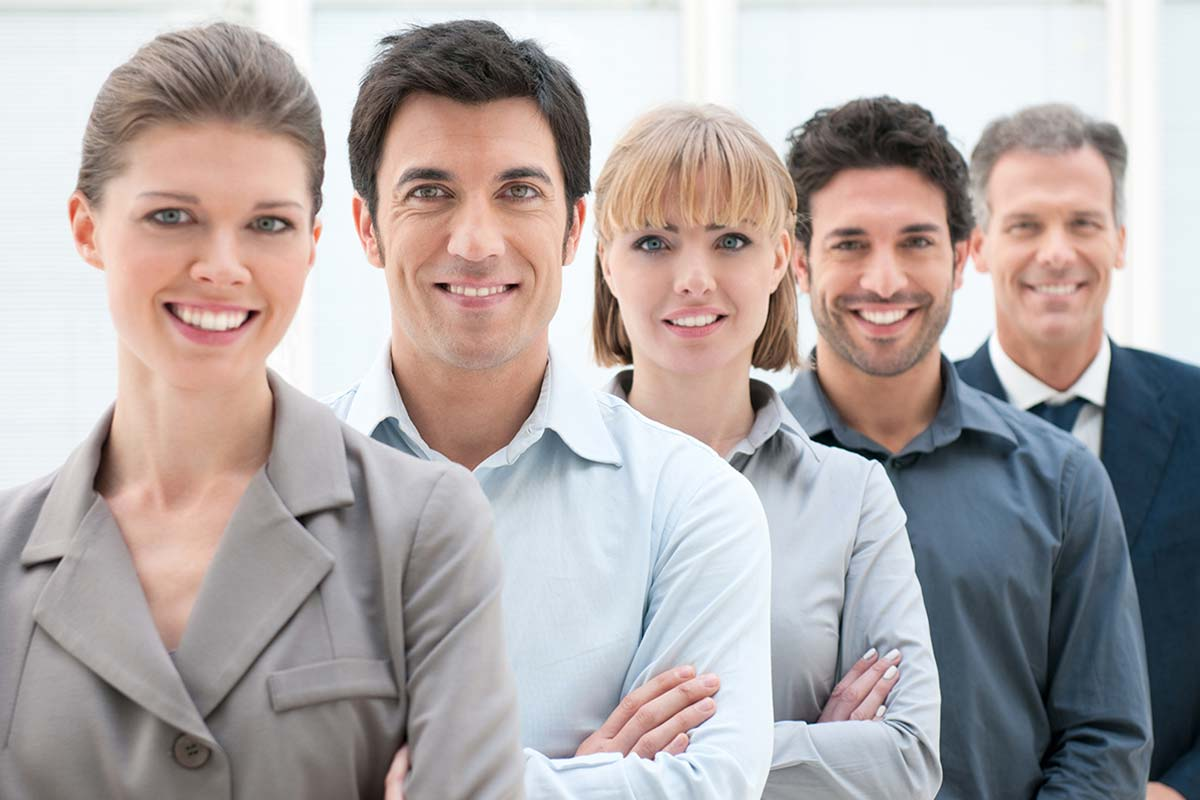
#> input picture Detection/faceDetector/data/images/faces.jpg, 1200 x 800 px
$ python haarcascade_faceDetector.py
#> lines starting #> are read from the running program, lines starting #| are printed output that depends on the picture; after the words box and inside, x2 and y2 are one past the last pixel; in counts of white or black regions, pixels touching at a corner belong together
import cv2

if __name__ == '__main__':
    # Пути к данным
    path_image = 'data/images/faces.jpg'
    path_cascade = 'data/haarcascade/haarcascade_frontalface_default.xml'

    # Загрузка данных
    img = cv2.imread(path_image)
#> img is the input picture: shape (800, 1200, 3); mean B, G, R 167.2, 167.9, 176.4
    face_cascade = cv2.CascadeClassifier(path_cascade)

    # Подготовка данных
    gray = cv2.cvtColor(img, cv2.COLOR_BGR2GRAY)
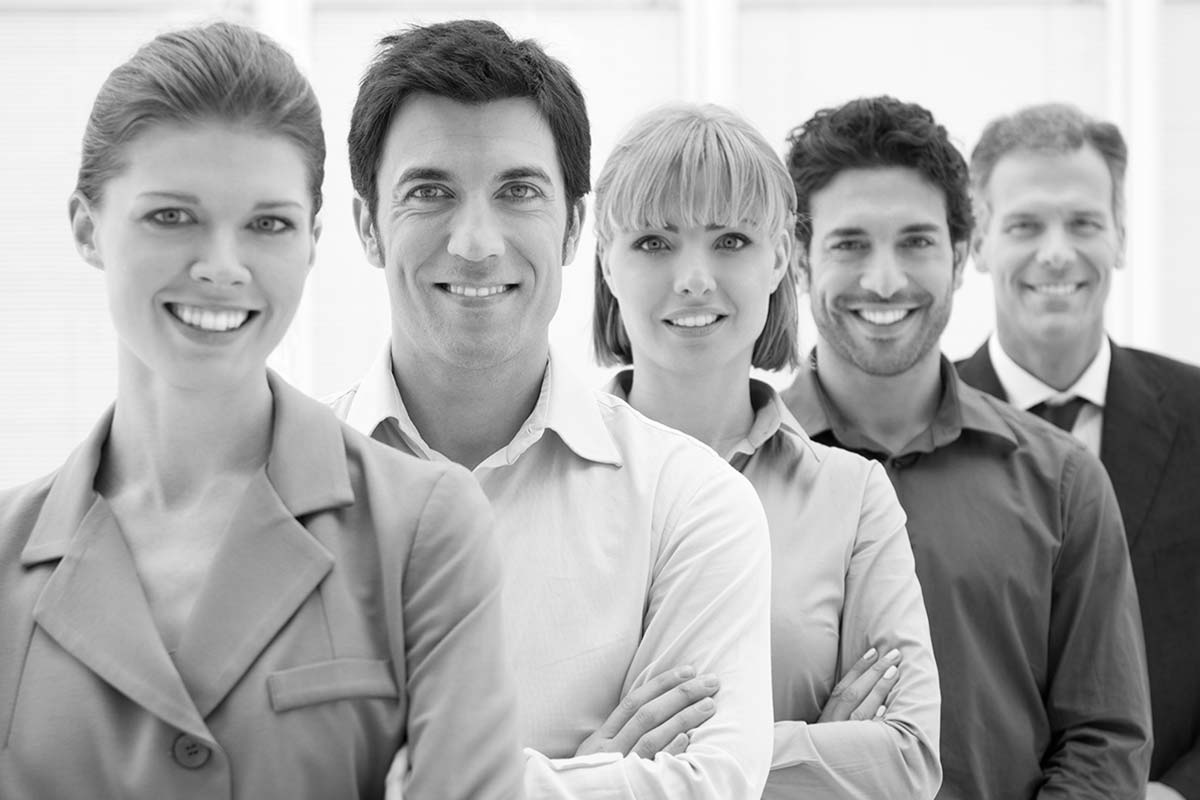
#> gray: shape (800, 1200); min 0, max 255, mean 170.4

    # Поиск лиц
    faces = face_cascade.detectMultiScale(gray, scaleFactor=1.1, minNeighbors=5, minSize=(10, 10))
#> faces = [[965, 159, 171, 171], [786, 168, 192, 192], [590, 166, 204, 204], [342, 94, 255, 255], [91, 124, 259, 259]]
    print('Количество найденных лиц: {}'.format(len(faces)))
#| Количество найденных лиц: 5

    # Рисуем рамку вокруг найденных лиц
    res_img = img.copy()
    for (x, y, w, h) in faces:
        cv2.rectangle(res_img, (x, y), (x+w, y+h), (255, 255, 0), 2)
#> this loop made 5 passes
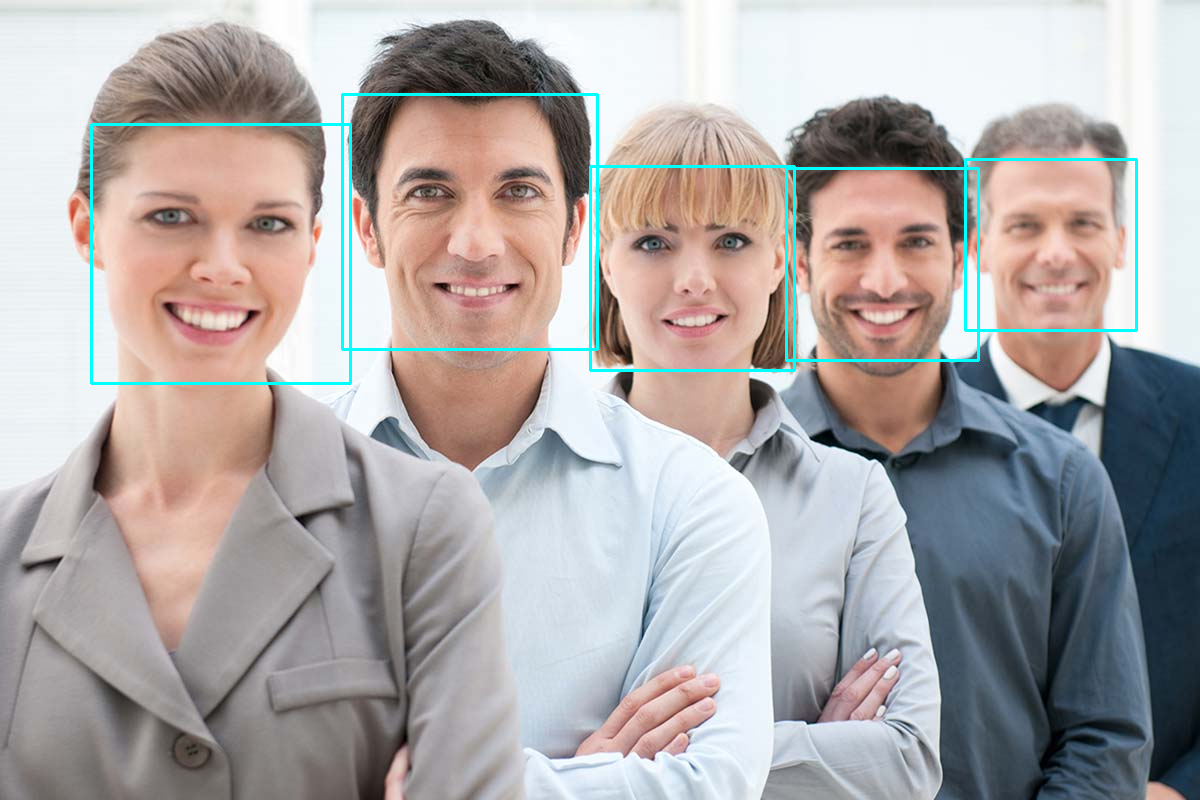
#> res_img: shape (800, 1200, 3); 1.34% of pixels changed, all inside (x1, y1, x2, y2) = (90, 93, 1138, 385)

    # Вывод результата
    cv2.imshow('Image', img)
    cv2.imshow('Result', res_img)
    cv2.waitKey()
